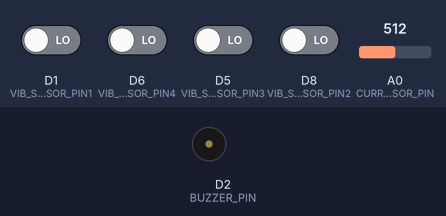
A sketch run on a simulated ESP8266 (NodeMCU). Parts: buzzer (waves = sounding). The test bench sets the inputs (shaded band); at power-on: D1 (VIB_SENSOR_PIN1), D5 (VIB_SENSOR_PIN3), D6 (VIB_SENSOR_PIN4), D8 (VIB_SENSOR_PIN2) LOW, A0 (CURRENT_SENSOR_PIN) = 512. WiFi joins after 1.5 s; servers stay silent unless stated; uploads are accepted with an empty reply; what the sketch prints to the serial monitor is not drawn.

Above: at 3.3 s.
3.4 s: A0 (CURRENT_SENSOR_PIN) set to 485
At 4.9 s:
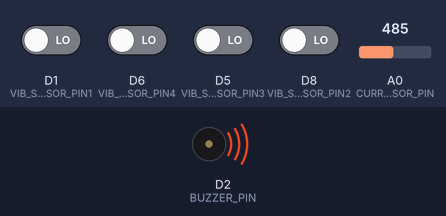
12.1 s: A0 (CURRENT_SENSOR_PIN) set to 490
Timing chart, 0 to 22.8 s (numbered marks = the images above; inputs shaded):
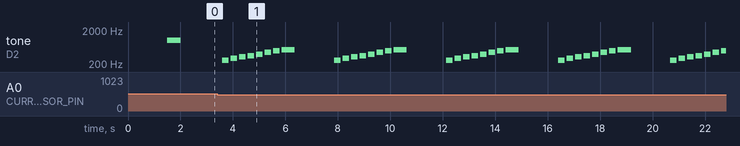

Measured:
- the behaviour switches between 501 and 500 on A0 (CURRENT_SENSOR_PIN) (found by bisection; images 0 and 1)
- after the input at 3.4 s, tone on D2 (BUZZER_PIN): plays 262 Hz for 0.25 s, 294 Hz for 0.25 s, 330 Hz for 0.25 s, 349 Hz for 0.25 s, 392 Hz for 0.25 s, 440 Hz for 0.25 s … (16 notes in this stretch), starting after 0.19 s

The sketch:

washing_machine_monitor.ino
```cpp
#include <ESP8266WiFi.h>
#include <ESP8266HTTPClient.h>

// Wi‑Fi Credentials – update these!
const char* ssid = "ssid_name";
const char* password = "ssid_password";

// Server endpoint (update the IP to your laptop’s IP address and port 3000)
const char* serverName = "http://x.x.x.x:3000/api/status";

// Pin Definitions for Vibration Sensors
#define VIB_SENSOR_PIN1 D1   // Washing Machine 1 Sensor
#define VIB_SENSOR_PIN2 D8   // Washing Machine 2 Sensor
#define VIB_SENSOR_PIN3 D5   // Washing Machine 3 Sensor
#define VIB_SENSOR_PIN4 D6   // Washing Machine 4 Sensor

// Buzzer Pin
#define BUZZER_PIN D2        // Buzzer

// Current Sensor Pin
#define CURRENT_SENSOR_PIN A0  // Analog input for the current sensor

// Threshold for current sensor reading (calibrate this based on your setup)
const int currentThreshold = 500; // Example threshold value

// Number of samples to average for the current sensor reading
#define NUM_SAMPLES 10

// Note frequency definitions for melody (in Hz)
#define NOTE_C4  262
#define NOTE_D4  294
#define NOTE_E4  330
#define NOTE_F4  349
#define NOTE_G4  392
#define NOTE_A4  440
#define NOTE_B4  494
#define NOTE_C5  523

// Define a simple melody and note durations
int melody[] = { NOTE_C4, NOTE_D4, NOTE_E4, NOTE_F4, NOTE_G4, NOTE_A4, NOTE_B4, NOTE_C5 };
int noteDurations[] = { 4, 4, 4, 4, 4, 4, 4, 2 };  // Quarter notes and a half note
int melodyLength = sizeof(melody) / sizeof(melody[0]);

void setup() {
  // Start serial communication for debugging
  Serial.begin(9600);
  Serial.println("Hello");

  // Connect to Wi‑Fi
  WiFi.begin(ssid, password);
  Serial.print("Connecting to Wi‑Fi");
  while (WiFi.status() != WL_CONNECTED) {
    delay(500);
    Serial.print(".");
  }
  Serial.println("\nConnected to Wi‑Fi");

  // Initialize sensor pins
  pinMode(VIB_SENSOR_PIN1, INPUT);
  pinMode(VIB_SENSOR_PIN2, INPUT);
  pinMode(VIB_SENSOR_PIN3, INPUT);
  pinMode(VIB_SENSOR_PIN4, INPUT);

  // Initialize buzzer pin
  pinMode(BUZZER_PIN, OUTPUT);
  digitalWrite(BUZZER_PIN, LOW);

  // Optional: Play a startup tone to confirm buzzer operation
  tone(BUZZER_PIN, 1000, 500);
  delay(600);
}

void loop() {
  Serial.println("Loop running...");

  // Read and average current sensor values to reduce noise
  long sumADC = 0;
  for (int i = 0; i < NUM_SAMPLES; i++) {
    sumADC += analogRead(CURRENT_SENSOR_PIN);
    delay(10);
  }
  int avgADC = sumADC / NUM_SAMPLES;
  float voltage = avgADC * (1.0 / 1023.0);  // Convert ADC value to voltage

  Serial.print("Average ADC Value: ");
  Serial.print(avgADC);
  Serial.print(" | Voltage: ");
  Serial.println(voltage);

  // Read vibration sensor values
  int vib1 = digitalRead(VIB_SENSOR_PIN1);
  int vib2 = digitalRead(VIB_SENSOR_PIN2);
  int vib3 = digitalRead(VIB_SENSOR_PIN3);
  int vib4 = digitalRead(VIB_SENSOR_PIN4);

  Serial.print("Vib1: ");
  Serial.print(vib1);
  Serial.print(" | Vib2: ");
  Serial.print(vib2);
  Serial.print(" | Vib3: ");
  Serial.print(vib3);
  Serial.print(" | Vib4: ");
  Serial.println(vib4);

  // Determine machine status for each washing machine
  // Here, we assume a machine is occupied if its vibration sensor is HIGH
  // or if the current sensor value exceeds the threshold.
  bool machine1 = (vib1 == HIGH) || (avgADC > currentThreshold);
  bool machine2 = (vib2 == HIGH) || (avgADC > currentThreshold);
  bool machine3 = (vib3 == HIGH) || (avgADC > currentThreshold);
  bool machine4 = (vib4 == HIGH) || (avgADC > currentThreshold);

  // Print machine status to Serial Monitor
  if (machine1 || machine2 || machine3 || machine4) {
    Serial.println("Machine Status: Occupied");
  } else {
    Serial.println("Machine Status: Available");
    // Play a melody if available
    playMelody();
  }

  // Create JSON payload to send to the server
  String jsonPayload = "{";
  jsonPayload += "\"machine1\": " + String(machine1 ? "true" : "false") + ",";
  jsonPayload += "\"machine2\": " + String(machine2 ? "true" : "false") + ",";
  jsonPayload += "\"machine3\": " + String(machine3 ? "true" : "false") + ",";
  jsonPayload += "\"machine4\": " + String(machine4 ? "true" : "false");
  jsonPayload += "}";

  // Send JSON data via HTTP POST to the backend if connected
  if(WiFi.status() == WL_CONNECTED) {
    HTTPClient http;
    WiFiClient client;
    http.begin(client, serverName);  // Updated call with WiFiClient parameter
    http.addHeader("Content-Type", "application/json");
    int httpResponseCode = http.POST(jsonPayload);
    Serial.print("POST response code: ");
    Serial.println(httpResponseCode);
    http.end();
  } else {
    Serial.println("WiFi not connected");
  }

  delay(1000);  // Delay before next reading
}

// Function to play a melody on the buzzer
void playMelody() {
  for (int i = 0; i < melodyLength; i++) {
    int noteDuration = 1000 / noteDurations[i];  // Duration in milliseconds
    tone(BUZZER_PIN, melody[i], noteDuration);     // Play the note
    delay(noteDuration * 1.30);                    // Wait for the note to finish plus a pause
    noTone(BUZZER_PIN);                            // Stop the note
  }
}
```
